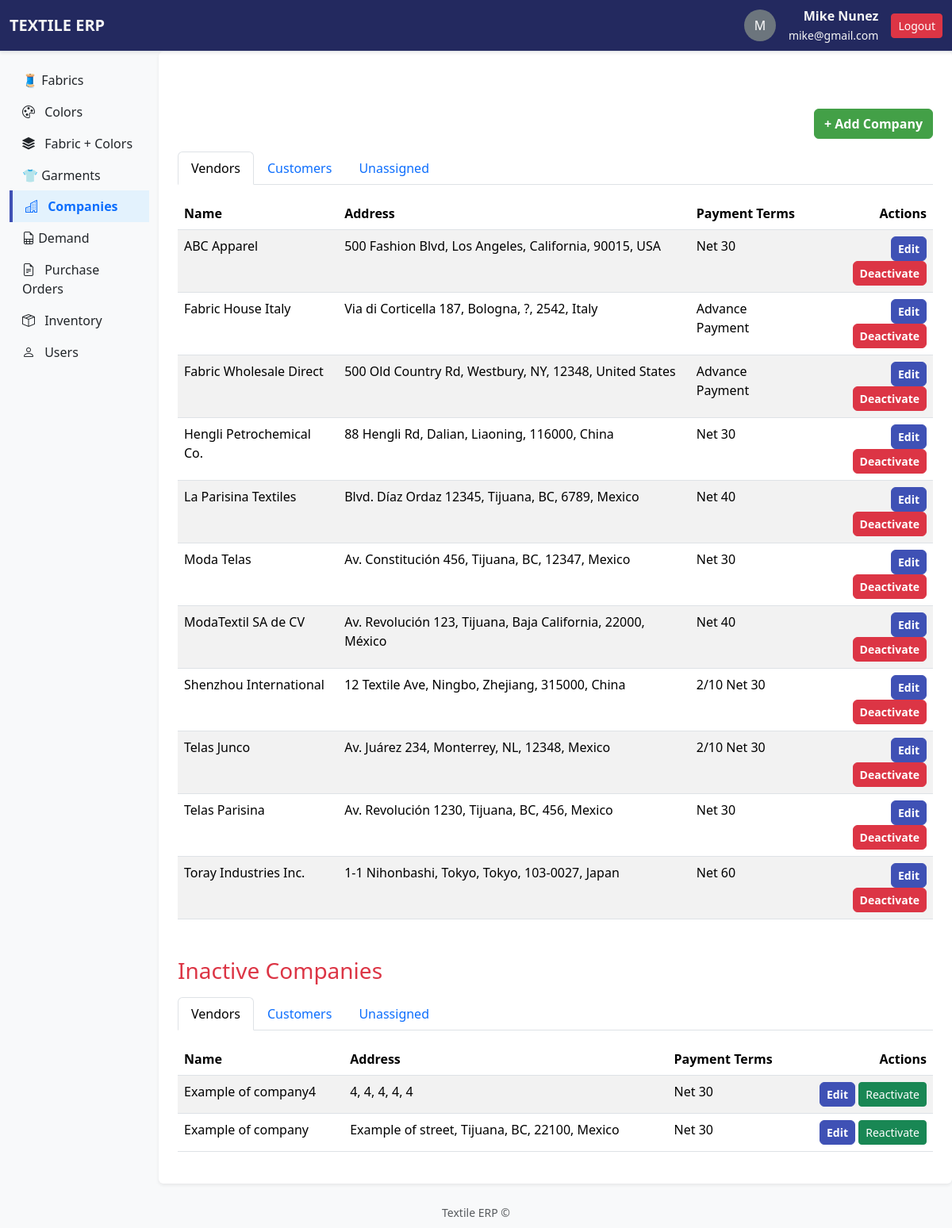
Page /companies/ (signed in) on the committed database.
### apps/users/models.py (models this page shows, shortened)
class CustomUser(AbstractUser):
    username = None
    email = models.EmailField(unique=True)
    USERNAME_FIELD = "email"   # login is with email
    REQUIRED_FIELDS = []       #
    objects = CustomUserManager()  # use manager

### apps/companies/models.py (models this page shows, shortened)
class Vendor(models.Model):
    company = models.OneToOneField(Company, on_delete=models.CASCADE)
    payment_terms = models.CharField(max_length=100)

class Company(models.Model):
    name = models.CharField(max_length=150, unique=True)
    street = models.CharField(max_length=150)
    city = models.CharField(max_length=100)
    state = models.CharField(max_length=100)
    zipcode = models.CharField(max_length=20)
    country = models.CharField(max_length=100)
    phone = models.CharField(max_length=20, blank=True, null=True)
    email = models.EmailField(blank=True, null=True)
    is_active = models.BooleanField(default=True)
    @property
    def address(self):
        return f"{self.street}, {self.city}, {self.state}, {self.zipcode}, {self.country}"

### apps/companies/views.py (the view)
# urls.py: path('', views.companies_list, name='companies_list'),
@never_cache
@login_required
def companies_list(request):
    vendor_ids = Vendor.objects.filter(company__is_active=True).values_list('company_id', flat=True)
    customer_ids = Customer.objects.filter(company__is_active=True).values_list('company_id', flat=True)
    unassigned = Company.objects.filter(is_active=True).exclude(
        Q(id__in=vendor_ids) | Q(id__in=customer_ids)
    )
    vendors = Vendor.objects.select_related('company').filter(company__is_active=True).order_by('company__name')
    customers = Customer.objects.select_related('company').filter(company__is_active=True).order_by('company__name')
    inactive_unassigned = inactive_vendors = inactive_customers = None
    if request.user.is_superuser:
        inactive_vendor_ids = Vendor.objects.filter(company__is_active=False).values_list('company_id', flat=True)
        inactive_customer_ids = Customer.objects.filter(company__is_active=False).values_list('company_id', flat=True)
        inactive_unassigned = Company.objects.filter(is_active=False).exclude(
            Q(id__in=inactive_vendor_ids) | Q(id__in=inactive_customer_ids)
        )
        inactive_vendors = Vendor.objects.select_related('company').filter(company__is_active=False)
        inactive_customers = Customer.objects.select_related('company').filter(company__is_active=False)
    return render(request, 'companies/home.html', {
            'unassigned': unassigned,
            'vendors': vendors,
            'customers': customers,
            'inactive_unassigned': inactive_unassigned,
            'inactive_vendors': inactive_vendors,
            'inactive_customers': inactive_customers,
        })

### apps/companies/templates/companies/home.html (shortened to what this page needs)
{% extends 'base.html' %}
{% block content %}
<div class="mt-5">
    <div class="d-flex justify-content-between align-items-center mb-3">
        <a href="{% url 'companies:add_company' %}" class="btn btn-add">+ Add Company</a>
    </div>
</div>
{% include 'companies/_companies_table.html' with margin_top="" vendor_tab="vendors" customer_tab="customers" unassigned_tab="unassigned" vendors=vendors customers=customers unassigned=unassigned %}
{% if request.user.is_superuser %}
<h3 class="mt-5 text-danger">Inactive Companies</h3>
{% include 'companies/_companies_table.html' with margin_top="mt-3" vendor_tab="inactive_vendors" customer_tab="inactive_customers" unassigned_tab="inactive_unassigned" vendors=inactive_vendors customers=inactive_customers unassigned=inactive_unassigned %}
{% endif %}
{% endblock %}

### templates/base.html (shortened to what this page needs)
{% load static %}
<!DOCTYPE html>
<html lang="es">
<head>
  <link href="https://cdn.jsdelivr.net/npm/bootstrap@5.3.2/dist/css/bootstrap.min.css" rel="stylesheet">
  <link rel="stylesheet" href="https://cdn.jsdelivr.net/npm/bootstrap-icons@1.11.3/font/bootstrap-icons.css">
  <link rel="stylesheet" href="{% static 'css/base.css' %}">
</head>
<body class="bg-light">
  <nav class="navbar navbar-expand-lg border-bottom shadow-sm">
    <div class="container-fluid">
      <a class="navbar-brand fw-bold" href="{% url 'home:home' %}">TEXTILE ERP</a>
      <div class="d-flex align-items-center ms-auto">
        {% if user.is_authenticated %}
        <div class="d-flex align-items-center gap-3">
          <div class="rounded-circle bg-secondary text-white d-flex justify-content-center align-items-center"
            style="width:40px; height:40px;">
            {{ user.get_full_name|slice:":1"|upper }}
          </div>
          <div class="text-end">
            <strong>{{ user.get_full_name }}</strong><br>
            <small class="">{{ user.email }}</small>
          </div>
          <form method="post" action="{% url 'users:logout_view' %}">
            <button class="btn btn-danger btn-sm">Logout</button>
          </form>
        </div>
        {% endif %}
      </div>
    </div>
  </nav>
  <div class="container-fluid">
    <div class="row">
      <nav class="col-md-2 d-md-block bg-light sidebar vh-100">
        <div class="list-group list-group-flush mt-3">
          <a href="{% url 'fabrics:fabrics_list' %}"
            class="list-group-item list-group-item-action {% if '/fabrics/' in request.path and not '/fabriccolors/' in request.path %}active{% endif %}">
            🧵 Fabrics
          </a>
          <a href="{% url 'colors:colors_list' %}"
            class="list-group-item list-group-item-action {% if '/colors/' in request.path %}active{% endif %}">
            <i class="bi bi-palette me-2"></i> Colors
          </a>
          <a href="{% url 'fabrics:fabriccolors_list' %}"
            class="list-group-item list-group-item-action {% if '/fabriccolors/' in request.path %}active{% endif %}">
            <i class="bi bi-stack me-2"></i> Fabric + Colors
          </a>
          <a href="{% url 'garments:garments_list' %}"
            class="list-group-item list-group-item-action {% if '/garments/' in request.path %}active{% endif %}">
            👕 Garments
          </a>
          <a href="{% url 'companies:companies_list' %}"
            class="list-group-item list-group-item-action {% if '/companies/' in request.path %}active{% endif %}">
            <i class="bi bi-buildings me-2"></i> Companies
          </a>
          <a href="{% url 'demand:demand_list' %}"
            class="list-group-item list-group-item-action {% if '/demand/' in request.path %}active{% endif %}">
            <i class="bi bi-file-earmark-spreadsheet"></i> Demand
          </a>
          <a href="{% url 'pos:pos_list' %}" class="list-group-item list-group-item-action {% if '/pos/' in request.path %}active{% endif %}">
            <i class="bi bi-file-earmark-text me-2"></i> Purchase Orders
          </a>
          <a href="{% url 'inventory:inventory_list' %}" class="list-group-item list-group-item-action {% if '/inventory/' in request.path %}active{% endif %}">
            <i class="bi bi-box-seam me-2"></i> Inventory
          </a>
          {% if request.user.is_superuser %}
          <a href="{% url 'users:users_list' %}"
            class="list-group-item list-group-item-action {% if '/users/' in request.path %}active{% endif %}">
            <i class="bi bi-person me-2"></i> Users
          </a>
          {% endif %}
        </div>
      </nav>
      <main class="col-md-9 ms-sm-auto col-lg-10 px-md-4 py-4 bg-white shadow-sm rounded">
        {% block content %}{% endblock %}
      </main>
    </div>
  </div>
  <footer class="text-center mt-4 mb-2 text-muted">
    <small>Textile ERP &copy; {{ year }}</small>
  </footer>
</body>
</html>

### apps/companies/templates/companies/_companies_table.html (shortened to what this page needs)
<div class="{{ margin_top }}">
    <ul class="nav nav-tabs" id="companyTabs">
        <li class="nav-item">
            <a class="nav-link active" data-bs-toggle="tab" href="#{{ vendor_tab }}">Vendors</a>
        </li>
        <li class="nav-item">
            <a class="nav-link" data-bs-toggle="tab" href="#{{ customer_tab }}">Customers</a>
        </li>
        <li class="nav-item">
            <a class="nav-link" data-bs-toggle="tab" href="#{{ unassigned_tab }}">Unassigned</a>
        </li>
    </ul>
    <div class="tab-content mt-3">
        <div class="tab-pane fade show active" id="{{ vendor_tab }}">
            <table class="table table-striped">
                <thead>
                    <tr>
                        <th>Name</th>
                        <th>Address</th>
                        <th>Payment Terms</th>
                        <th class="text-end">Actions</th>
                    </tr>
                </thead>
                <tbody>
                    {% for vendor in vendors %}
                    <tr>
                        <td>{{ vendor.company.name }}</td>
                        <td>{{ vendor.company.address }}</td>
                        <td>{{ vendor.payment_terms }}</td>
                        <td class="text-end">
                            <a href="{% url 'companies:edit_company_vendor' vendor.company.id %}"
                                class="btn btn-sm btn-edit">Edit</a>
                            {% if vendor.company.is_active %}
                            <a href="{% url 'companies:deactivate_company' vendor.company.id %}"
                                class="btn btn-sm btn-delete">Deactivate</a>
                            {% else %}
                            <a href="{% url 'companies:activate_company' vendor.company.id %}"
                                class="btn btn-sm btn-success">Reactivate</a>
                            {% endif %}
                        </td>
                    </tr>
                    {% endfor %}
                </tbody>
            </table>
        </div>
    </div>
</div>

### static/css/base.css (style rules this page uses)
.list-group-item { color: #212529; background-color: transparent; border: none; }
.list-group-item.active { background-color: #e3f2fd; color: #0d6efd; font-weight: 600; border-left: 4px solid #3f51b5; }
.btn-add { background-color: #43a047; border-color: #43a047; border-radius: 6px; font-weight: 600; color: #fff; }
.btn-edit { background-color: #3f51b5; border-color: #3f51b5; color: #fff; border-radius: 6px; font-weight: 600; }
.btn-delete { background-color: #dc3545; border-color: #dc3545; color: #fff; border-radius: 6px; font-weight: 600; }
.navbar { background-color: #23295f; color:whitesmoke; }
.navbar a, .navbar a:hover, .navbar a:active, .navbar a:focus { color:whitesmoke; }

### rows in the picture
CustomUser: get_full_name "M", get_full_name "Mike Nunez", email "mike@gmail.com"
Vendor: company.name "ABC Apparel", company.address "500 Fashion Blvd, Los Angeles, California, 90015, USA", payment_terms "Net 30", shows "Deactivate"
Vendor: company.name "Fabric House Italy", company.address "Via di Corticella 187, Bologna, ?, 2542, Italy", payment_terms "Advance Payment", shows "Deactivate"
Vendor: company.name "Fabric Wholesale Direct", company.address "500 Old Country Rd, Westbury, NY, 12348, United States", payment_terms "Advance Payment", shows "Deactivate"
Vendor: company.name "Hengli Petrochemical Co.", company.address "88 Hengli Rd, Dalian, Liaoning, 116000, China", payment_terms "Net 30", shows "Deactivate"
Vendor: company.name "La Parisina Textiles", company.address "Blvd. Díaz Ordaz 12345, Tijuana, BC, 6789, Mexico", payment_terms "Net 40", shows "Deactivate"
Vendor: company.name "Moda Telas", company.address "Av. Constitución 456, Tijuana, BC, 12347, Mexico", payment_terms "Net 30", shows "Deactivate"
Vendor: company.name "ModaTextil SA de CV", company.address "Av. Revolución 123, Tijuana, Baja California, 22000, México", payment_terms "Net 40", shows "Deactivate"
Vendor: company.name "Shenzhou International", company.address "12 Textile Ave, Ningbo, Zhejiang, 315000, China", payment_terms "2/10 Net 30", shows "Deactivate"
Vendor: company.name "Telas Junco", company.address "Av. Juárez 234, Monterrey, NL, 12348, Mexico", payment_terms "2/10 Net 30", shows "Deactivate"
Vendor: company.name "Telas Parisina", company.address "Av. Revolución 1230, Tijuana, BC, 456, Mexico", payment_terms "Net 30", shows "Deactivate"
Vendor: company.name "Toray Industries Inc.", company.address "1-1 Nihonbashi, Tokyo, Tokyo, 103-0027, Japan", payment_terms "Net 60", shows "Deactivate"
Vendor: company.name "Example of company4", company.address "4, 4, 4, 4, 4", payment_terms "Net 30", shows "Reactivate"
Vendor: company.name "Example of company", company.address "Example of street, Tijuana, BC, 22100, Mexico", payment_terms "Net 30", shows "Reactivate"
